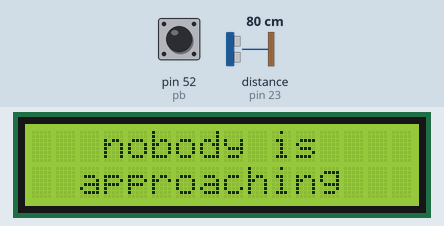
Bench run of a sketch on a simulated Arduino Mega 2560, built with avr-gcc and run on an emulated ATmega2560. Shown: 16×2 character LCD. Wiring (inferred from the names in the program): ultrasonic range finder: trigger pin 22; echo pin 23. Inputs (shaded band) come from the test bench; at power-on: distance to the obstacle (sensor on pin 23) 80 cm, pin 52 (pb) HIGH. The echo pulse lasts 58.3 µs per cm; what the sketch prints to the serial monitor is not drawn.

Above: at 1.2 s.
1.3 s: distance to the obstacle (sensor on pin 23) set to 2 cm
At 2.3 s:
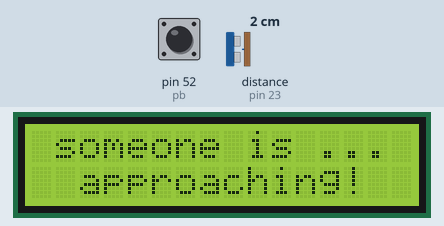
4.6 s: pin 52 (pb) pulled LOW for 3.2 s
At 7.2 s:
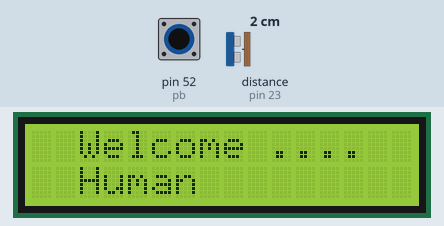
9.4 s: distance to the obstacle (sensor on pin 23) set to 18 cm
At 11.6 s:
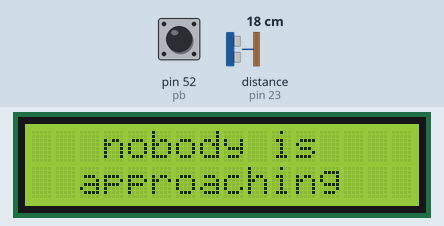
12.5 s: pin 52 (pb) pulled LOW for 0.75 s
At 14.4 s:
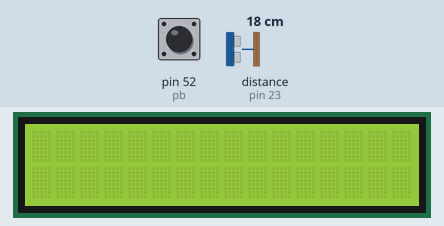
15.5 s: pin 52 (pb) pulled LOW for 3.2 s
At 16.8 s:
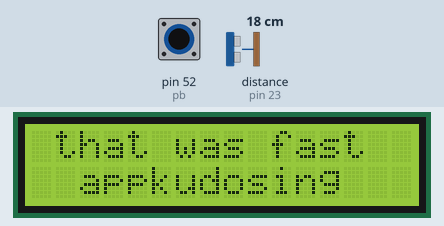
20.4 s: pin 52 (pb) pulled LOW for 3.2 s
At 22.7 s:
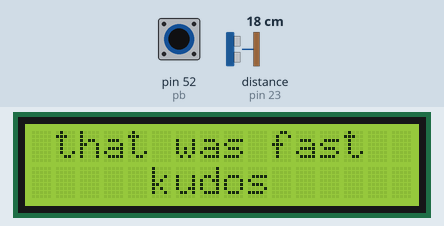
Timing chart, 0 to 24.2 s (numbered marks = the images above; inputs shaded):
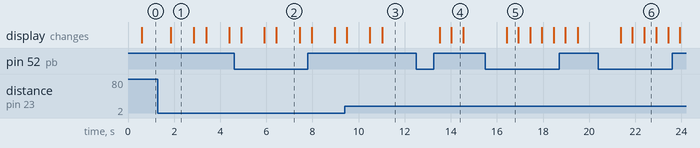

Measured:
- after the input at 1.3 s, the display: changes after 0.55 s (image 1)
- after the input at 4.6 s, the display: first differs from a run without the input after 1.8 s (image 2)
- after the input at 9.4 s, the display: first differs from a run without the input after 1.6 s (image 3)
- after the input at 12.5 s, the display: first changes after 1.0 s (image 4 shows a later state)
- after the input at 15.5 s, the display: changes after 0.92 s (image 5)
- after the input at 20.4 s, the display: first changes after 0.97 s (image 6 shows a later state)
- what the display in image 1 shows lasts 1.0 s, from 1.9 s to 2.9 s

The sketch:

perimeter_Observer.ino
```cpp
//YWROBOT
//Compatible with the Arduino IDE 1.0
//Library version:1.1
#include <LiquidCrystal_I2C.h>

LiquidCrystal_I2C lcd(0x27, 16, 2);
int trig = 22;  // pin  and variable definations
int echo = 23;
int pb = 52;
byte pushButtonState = 0;
long duration;
float distance;
float speed = 0.33;
// set the LCD address to 0x27 for a 16 chars and 2 line display

void setup() {
  lcd.init();
  lcd.clear();
  lcd.backlight();
  pinMode(trig, OUTPUT);  // pins setup
  pinMode(echo, INPUT);
  pinMode(pb, INPUT_PULLUP);
  Serial.begin(9600);
}

void loop() {

  pushButtonState = digitalRead(pb);
  digitalWrite(trig, 0);
  delayMicroseconds(2);
  digitalWrite(trig, 1);
  delayMicroseconds(10);
  digitalWrite(trig, 0);
  duration = pulseIn(echo, 1);
  distance = duration * speed / 2;
  Serial.print("the distance is in mm ");
  Serial.print(distance);
  Serial.print("the duration is in mm ");
  Serial.println(duration);
  delay(500);

  if ((distance > 140) && (pushButtonState == HIGH)) {  // diffenet messages in different scenarios
    lcd.clear();
    lcd.setCursor(3, 0);
    lcd.print("nobody is ");
    lcd.setCursor(2, 1);
    lcd.print("approaching");
    delay(100);
  } else if ((pushButtonState == LOW) && (distance > 140)) {

    lcd.setCursor(1, 0);
    lcd.print("that was fast");
    lcd.setCursor(5, 1);
    lcd.print("kudos");
    delay(500);
    lcd.clear();
  }

  else if ((distance < 140) && (pushButtonState == HIGH)) {
    lcd.setCursor(1, 0);
    lcd.print("someone is ...");
    lcd.setCursor(2, 1);
    lcd.print("approaching!");
    delay(1000);
    lcd.clear();
  } else if ((distance < 140) && (pushButtonState == LOW)) {
    lcd.setCursor(2, 0);
    lcd.print("Welcome ....");
    lcd.setCursor(2, 1);
    lcd.print("Human");
    delay(1000);
    lcd.clear();
  } else {

    lcd.setCursor(3, 0);
    lcd.print("perimeter ");
    lcd.setCursor(4, 1);
    lcd.print("is clear");
    delay(1000);
    lcd.clear();
  }
}
```
